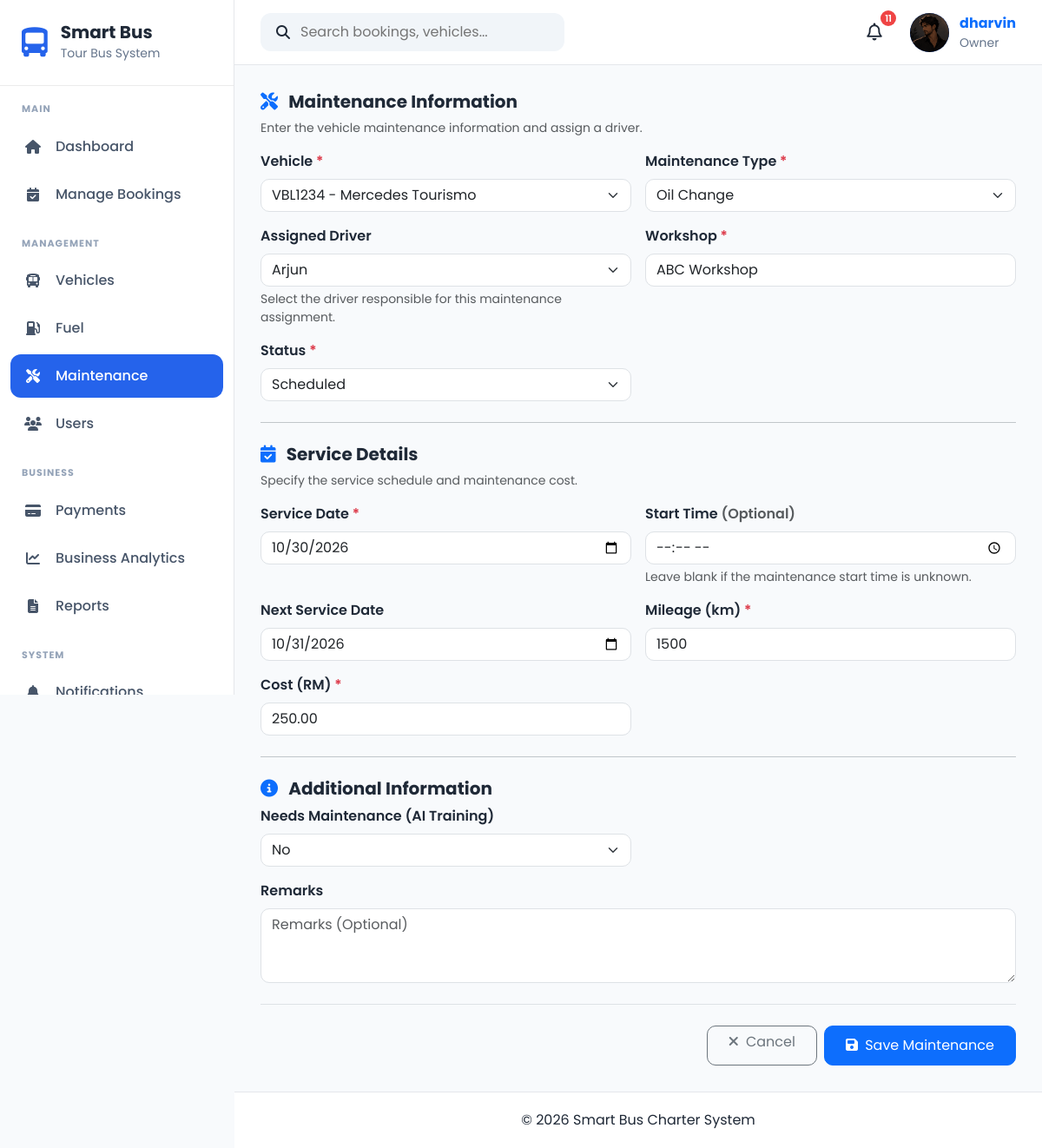
Before: /maintenance/edit/2/ (signed in) with the older database file.
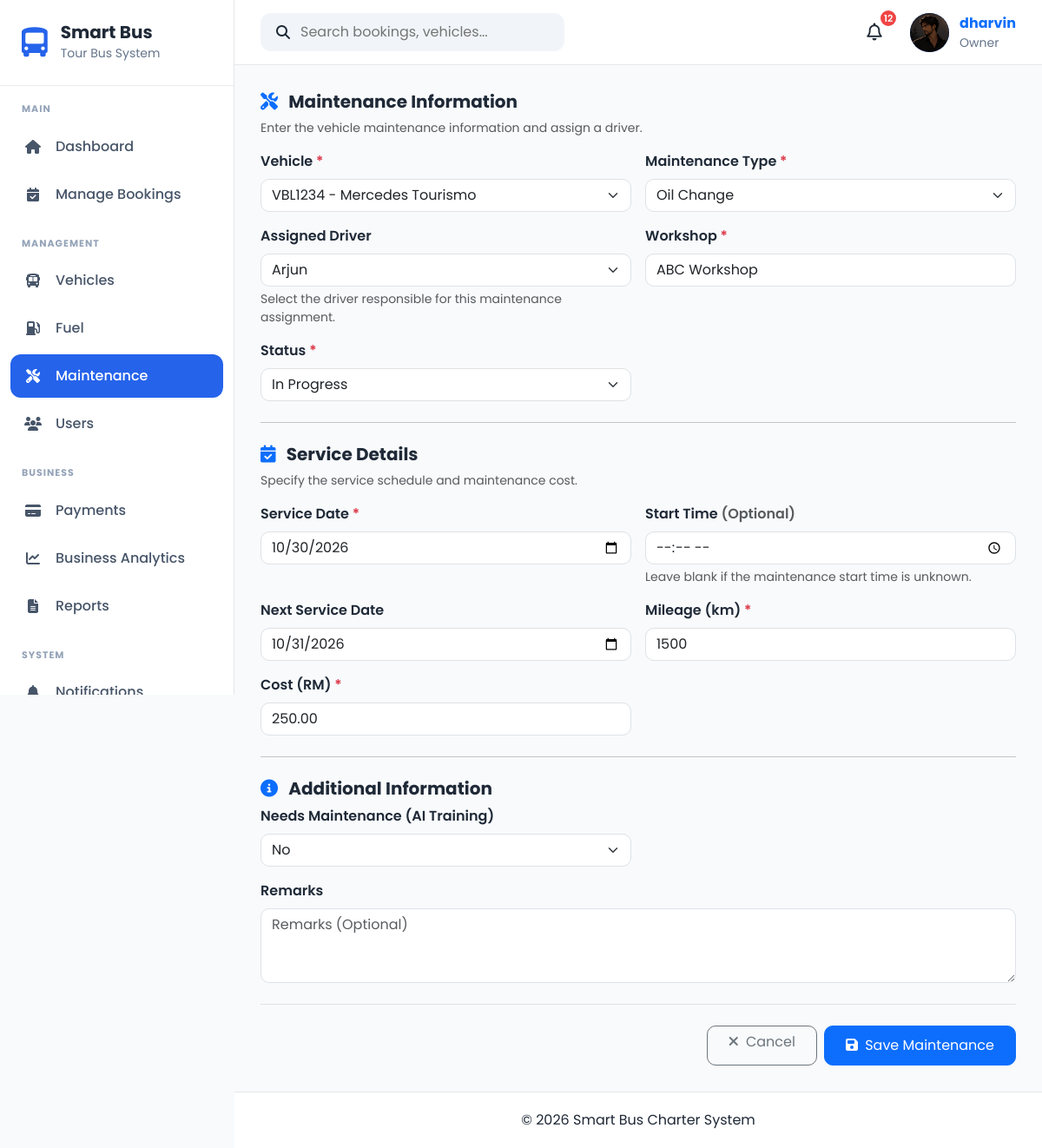
After: the same page with the newer database file.
### apps/maintenance/models.py (models this page shows, shortened)
class Maintenance(models.Model):
    MAINTENANCE_TYPE_CHOICES = [
        ("Oil Change", "Oil Change"),
        ("Engine Service", "Engine Service"),
        ("Brake Service", "Brake Service"),
        ("Tyre Replacement", "Tyre Replacement"),
        ("Air Conditioning", "Air Conditioning"),
        ("Battery Replacement", "Battery Replacement"),
        ("General Inspection", "General Inspection"),
        ("Other", "Other"),
    ]
    STATUS_CHOICES = [
        ("Scheduled", "Scheduled"),
        ("In Progress", "In Progress"),
        ("Completed", "Completed"),
        ("Cancelled", "Cancelled"),
    ]
    MAINTENANCE_LABEL_CHOICES = [
        ("Yes", "Yes"),
        ("No", "No"),
    ]
    vehicle = models.ForeignKey(
        Vehicle,
        on_delete=models.CASCADE,
        related_name="maintenance_records",
    )
    assigned_driver = models.ForeignKey(
        "drivers.Driver",
        on_delete=models.SET_NULL,
        null=True,
        blank=True,
        related_name="maintenance_assignments",
        help_text="Driver assigned to this maintenance task"
    )
    maintenance_type = models.CharField(
        max_length=50,
        choices=MAINTENANCE_TYPE_CHOICES,
    )
    workshop = models.CharField(
        max_length=150,
    )
    service_date = models.DateField()
    start_time = models.TimeField(
        null=True,
        blank=True,
        help_text="Scheduled maintenance start time"
    )
    end_time = models.TimeField(
        null=True,
        blank=True,
        help_text="Scheduled maintenance end time"
    )
    next_service_date = models.DateField(
        blank=True,
        null=True,
    )
    mileage = models.PositiveIntegerField(
        help_text="Vehicle mileage (km)"
    )
    cost = models.DecimalField(
        max_digits=10,
        decimal_places=2,
    )
    status = models.CharField(
        max_length=20,
        choices=STATUS_CHOICES,
        default="Scheduled",
    )
    needs_maintenance = models.CharField(
        max_length=3,
        choices=MAINTENANCE_LABEL_CHOICES,
        default="No",
        help_text="Used for AI model training",
    )
    remarks = models.TextField(
        blank=True,
    )
    created_at = models.DateTimeField(
        default=timezone.now,
    )
    updated_at = models.DateTimeField(
        auto_now=True,
    )
    start_time = models.TimeField(
        null=True,
        blank=True,
        help_text="Scheduled maintenance start time"
    )
    end_time = models.TimeField(
        null=True,
        blank=True,
        help_text="Scheduled maintenance end time"
    )
    class Meta:
        ordering = ["-service_date", "-created_at"]

### apps/maintenance/views.py (the view)
@admin_required
def maintenance_update(request, pk):
    maintenance = get_object_or_404(
        Maintenance,
        pk=pk,
    )
    if request.method == "POST":
        form = MaintenanceForm(
            request.POST,
            instance=maintenance,
        )
        try:
            with transaction.atomic():
                Maintenance.objects.filter(
                    pk=pk
                ).update(
                    status=F("status")
                )
                if form.is_valid():
                    form.save()
                    messages.success(
                        request,
                        "Maintenance record updated successfully."
                    )
                    return redirect(
                        "maintenance:maintenance_list"
                    )
        except OperationalError:
            messages.error(
                request,
                "The database is busy. Please try again."
            )
    else:
        form = MaintenanceForm(
            instance=maintenance,
        )
    return render(
        request,
        "maintenance/maintenance_form.html",
        {
            "form": form,
            "title": "Edit Maintenance",
        },
    )

### apps/accounts/context_processors.py (called while the page is built)
def user_role(request):
    role = None
    if request.user.is_authenticated:
        try:
            role = request.user.profile.role
        except Exception:
            role = None
    return {
        "user_role": role
    }

### apps/drivers/models.py (called while the page is built)
    def __str__(self):
        return self.full_name

### apps/notifications/context_processors.py (called while the page is built)
def notification_context(request):
    if not request.user.is_authenticated:
        return {}
    notifications = (
        NotificationRecipient.objects
        .filter(user=request.user)
        .select_related("notification")
        .order_by("-notification__created_at")[:5]
    )
    unread_count = (
        NotificationRecipient.objects
        .filter(
            user=request.user,
            is_read=False
        )
        .count()
    )
    return {
        "navbar_notifications": notifications,
        "unread_notifications": unread_count,
    }

### apps/vehicles/models.py (called while the page is built)
    def __str__(self):
        return f"{self.registration_number} - {self.vehicle_name}"

### templates/maintenance/maintenance_form.html (shortened to what the changed rows need)
{% extends "crud/base_form.html" %}
{% block form_content %}
<form method="POST" novalidate>
    <div class="mb-4">
        <div class="row g-3">
            <div class="col-md-6">
                <label class="form-label fw-semibold">
                    Vehicle <span class="text-danger">*</span>
                </label>
                {{ form.vehicle }}
            </div>
            <div class="col-md-6">
                <label class="form-label fw-semibold">
                    Maintenance Type <span class="text-danger">*</span>
                </label>
                {{ form.maintenance_type }}
            </div>
            <div class="col-md-6">
                <label class="form-label fw-semibold">
                    Assigned Driver
                </label>
                {{ form.assigned_driver }}
                <div class="form-text">
                    Select the driver responsible for this maintenance assignment.
                </div>
            </div>
            <div class="col-md-6">
                <label class="form-label fw-semibold">
                    Workshop <span class="text-danger">*</span>
                </label>
                {{ form.workshop }}
            </div>
            <div class="col-md-6">
                <label class="form-label fw-semibold">
                    Status <span class="text-danger">*</span>
                </label>
                {{ form.status }}
            </div>
        </div>
    </div>
    <div class="mb-4">
        <div class="row g-3">
            <div class="col-md-6">
                <label class="form-label fw-semibold">
                    Service Date <span class="text-danger">*</span>
                </label>
                {{ form.service_date }}
            </div>
            <div class="col-md-6">
                <label class="form-label fw-semibold">
                    Start Time <span class="text-muted">(Optional)</span>
                </label>
                {{ form.start_time }}
                <div class="form-text">
                    Leave blank if the maintenance start time is unknown.
                </div>
            </div>
            <div class="col-md-6">
                <label class="form-label fw-semibold">
                    Next Service Date
                </label>
                {{ form.next_service_date }}
            </div>
            <div class="col-md-6">
                <label class="form-label fw-semibold">
                    Mileage (km) <span class="text-danger">*</span>
                </label>
                {{ form.mileage }}
            </div>
            <div class="col-md-6">
                <label class="form-label fw-semibold">
                    Cost (RM) <span class="text-danger">*</span>
                </label>
                {{ form.cost }}
            </div>
        </div>
    </div>
    <div class="mb-4">
        <div class="row g-3">
            <div class="col-md-6">
                <label class="form-label fw-semibold">
                    Needs Maintenance (AI Training)
                </label>
                {{ form.needs_maintenance }}
            </div>
            <div class="col-12">
                <label class="form-label fw-semibold">
                    Remarks
                </label>
                {{ form.remarks }}
            </div>
        </div>
    </div>
</form>
{% endblock %}

### templates/components/navbar.html (shortened to what this page needs)
{% load static %}
<nav class="navbar-custom">
    <div class="navbar-left">
        <div class="search-box">
            <i class="fa-solid fa-magnifying-glass"></i>
            <input
                type="text"
                placeholder="Search bookings, vehicles..."
            >
        </div>
    </div>
    <div class="navbar-right">
            <div class="notification-icon">
                <button
                    class="notification-btn"
                    id = "notificationBtn">
                    <i class="fa-regular fa-bell"></i>
                    <span
                        class="notification-count"
                        id="notificationCount"
                         {% if unread_notifications == 0 %}style="display:none;"{% endif %}>
                        {{ unread_notifications }}
                    </span>
                </button>
            </div>
        <a href="{% url 'accounts:profile' %}" class="profile-link">
            <div class="profile-menu">
                {% if request.user.profile.profile_picture %}
                    <img
                        src="{{ request.user.profile.profile_picture.url }}"
                        alt="Profile Picture"
                        class="profile-avatar profile-image"
                    >
                {% else %}
                    <div class="profile-avatar">
                        {{ request.user.username|first|upper }}
                    </div>
                {% endif %}
                <div class="profile-info">
                    <strong>{{ request.user.username }}</strong>
                    <small>
                        {{ request.user.profile.role|default:"User" }}
                    </small>
                </div>
            </div>
        </a>
    </div>
</nav>

Changed rows visible on the page:
changed Maintenance "VBL1234 - Mercedes Tourismo": status "Scheduled" → "In Progress"
Other visible differences:
{{ unread_notifications }}: "11" → "12"
